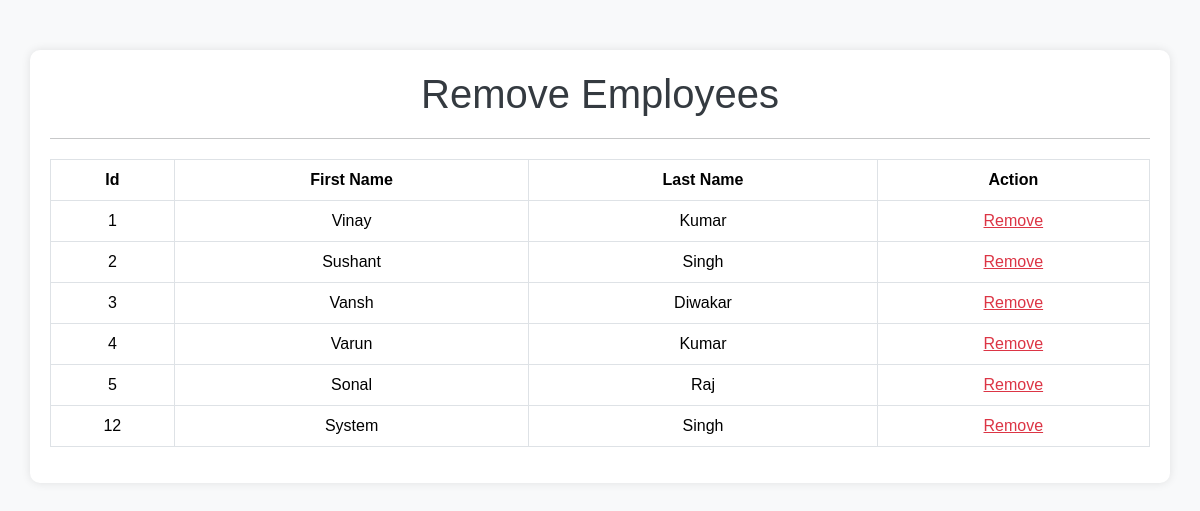
The app's page /rmvEmp with its own data.
### empApp/models.py (models this page shows, shortened)
class Employee(models.Model):
    firstName = models.CharField(max_length=30, null=False)
    lastName = models.CharField(max_length=30, null=False)
    dept = models.ForeignKey(Department, on_delete=models.CASCADE)
    salary = models.IntegerField(default=0)
    bonus = models.IntegerField(default=0)
    role = models.ForeignKey(Role, on_delete=models.CASCADE)
    phone = models.IntegerField(default=0)
    hireDate = models.DateField()

### empApp/views.py (the view, shortened to what this page needs)
# urls.py: path('rmvEmp', views.rmvEmp, name= 'rmvEmp'),
def rmvEmp(req, empId=0):
    emps = Employee.objects.all()
    context = {
        'emps' : emps
    }
    return render(req,'rmvEmp.html', context)

### empApp/templates/rmvEmp.html (shortened to what this page needs)
<!DOCTYPE html>
<html lang="en">
<head>
    <link href="https://cdn.jsdelivr.net/npm/bootstrap@5.3.3/dist/css/bootstrap.min.css" rel="stylesheet">
</head>
<body>
    <div class="container">
        <h1>Remove Employees</h1>
        <hr>
        <table class="table table-bordered">
            <thead>
                <tr>
                    <th>Id</th>
                    <th>First Name</th>
                    <th>Last Name</th>
                    <th>Action</th>
                </tr>
            </thead>
            <tbody>
                {% for emp in emps %}
                <tr>
                    <td>{{ emp.id }}</td>
                    <td>{{ emp.firstName }}</td>
                    <td>{{ emp.lastName }}</td>
                    <td><span class="btn-remove" onclick="confirmDeletion('{{ emp.id }}')">Remove</span></td>
                </tr>
                {% endfor %}
            </tbody>
        </table>
    </div>
</body>
</html>

### empApp/templates/rmvEmp.html (style rules this page uses)
body { background-color: #f8f9fa; font-family: Arial, sans-serif; }
.container { margin-top: 50px; padding: 20px; background-color: #ffffff; border-radius: 10px; box-shadow: 0 0 10px rgba(0, 0, 0, 0.1); }
h1 { text-align: center; margin-bottom: 20px; color: #343a40; }
table { margin-top: 20px; width: 100%; }
th, td { text-align: center; padding: 10px; }
th { background-color: #007bff; color: white; }
td { background-color: #f8f9fa; }
.btn-remove { color: #dc3545; cursor: pointer; text-decoration: underline; }

### records on screen
Employee: id "1", firstName "Vinay", lastName "Kumar"
Employee: id "2", firstName "Sushant", lastName "Singh"
Employee: id "3", firstName "Vansh", lastName "Diwakar"
Employee: id "4", firstName "Varun", lastName "Kumar"
Employee: id "5", firstName "Sonal", lastName "Raj"
Employee: id "12", firstName "System", lastName "Singh"
